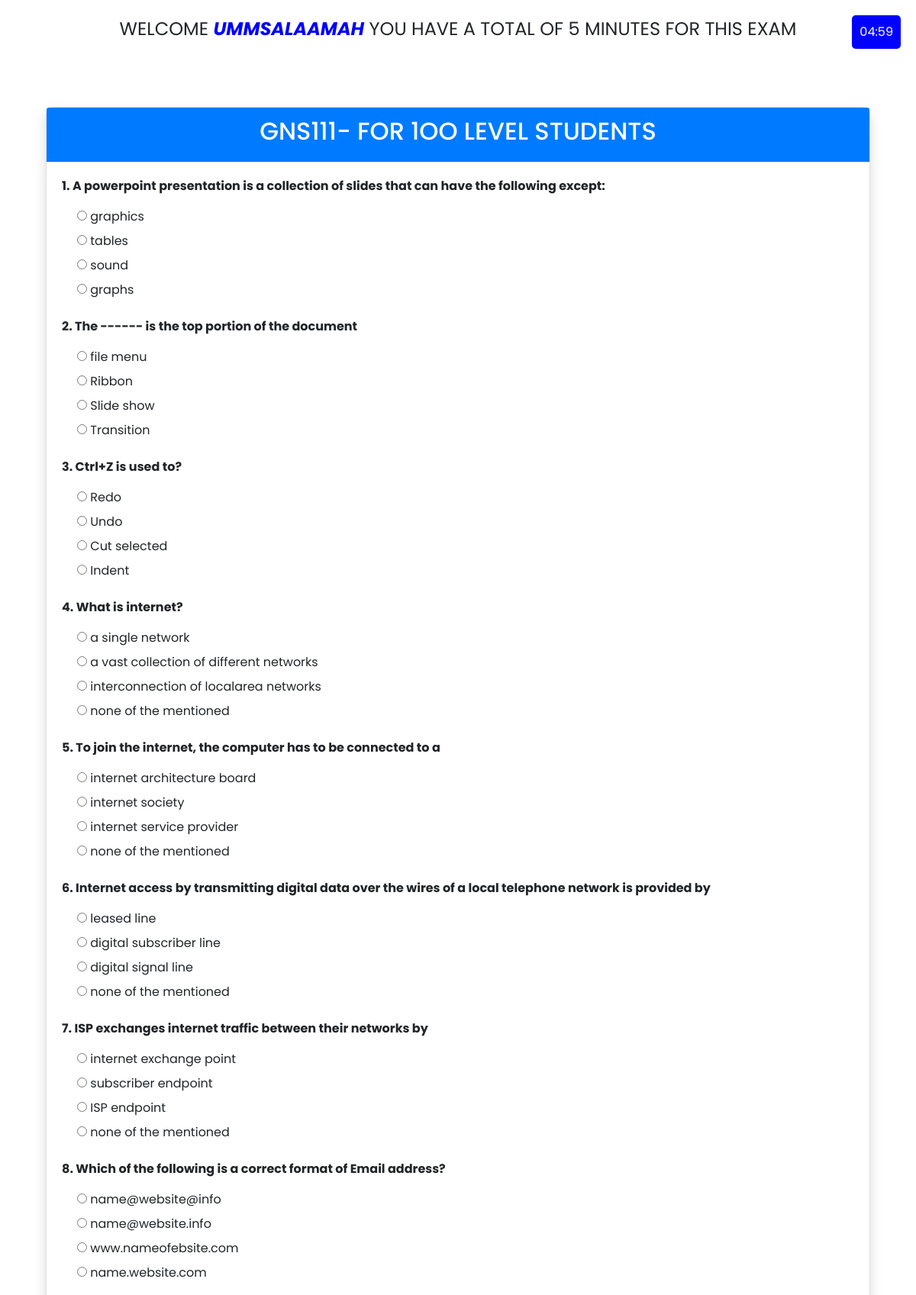
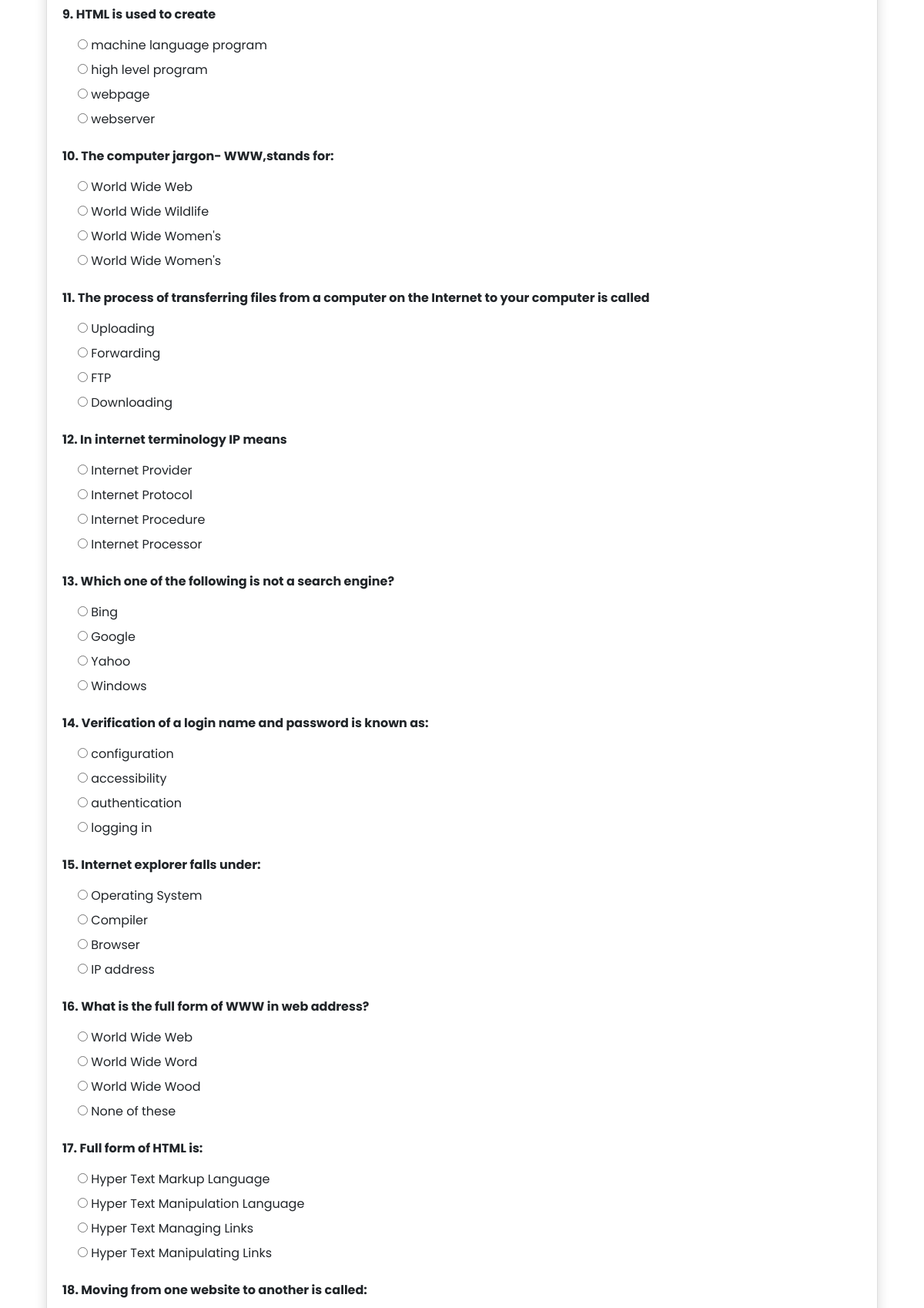
/exams/take_exam/1/ (signed in, upper part), run on the app's committed database (2 pictures, top to bottom).
### exams/models.py (models this page shows, shortened)
class Exam(models.Model):
    title = models.CharField(max_length=200)
    duration = models.IntegerField()  # duration in minutes

class Question(models.Model):
    exam = models.ForeignKey(Exam, on_delete=models.CASCADE)
    text = models.TextField()
    option1 = models.CharField(max_length=200)
    option2 = models.CharField(max_length=200)
    option3 = models.CharField(max_length=200)
    option4 = models.CharField(max_length=200)
    correct_option = models.CharField(max_length=200)

### exams/views.py (the view, shortened to what this page needs)
# urls.py: path('take_exam/<int:exam_id>/', views.take_exam, name='take_exam'),
def take_exam(request, exam_id):
    exam = get_object_or_404(Exam, id=exam_id)
    questions = exam.question_set.all()
    return render(request, 'exams/take_exam.html', {'exam': exam, 'questions': questions})

### exams/templates/exams/take_exam.html (shortened to what this page needs)
{% extends "base_generic.html" %}
{% block content %}
<div class="" style="padding: 20px; text-transform: uppercase; text-align: center;">
  <p style="font-size: 24px;">welcome <span class="" style="font-style: italic; color: blue; font-weight: bold;">
    {{user.username}}</span> you have a total of {{exam.duration}} minutes for this exam
  </p>
</div>
<div class="container mt-5">
  <div class="card shadow">
    <div class="card-header text-center bg-primary text-white">
      <h2>{{ exam.title }}</h2>
      <div id="timer" class="timer-display"></div>
    </div>
    <div class="card-body">
      <form id="examForm" method="post" onsubmit="return confirmSubmission()">
        {% for question in questions %}
          <div class="mb-4">
            <p><strong>{{ forloop.counter }}. {{ question.text }}</strong></p>
            <div class="options">
              <label class="d-block"><input type="radio" name="{{ question.id }}" value="{{ question.option1 }}"> {{ question.option1 }}</label>
              <label class="d-block"><input type="radio" name="{{ question.id }}" value="{{ question.option2 }}"> {{ question.option2 }}</label>
              <label class="d-block"><input type="radio" name="{{ question.id }}" value="{{ question.option3 }}"> {{ question.option3 }}</label>
              <label class="d-block"><input type="radio" name="{{ question.id }}" value="{{ question.option4 }}"> {{ question.option4 }}</label>
            </div>
          </div>
        {% endfor %}
      </form>
    </div>
  </div>
</div>
{% endblock %}

### exams/templates/exams/take_exam.html (style rules this page uses)
.timer-display { position: fixed; top: 20px; right: 20px; z-index: 999; text-align: center; background-color: blue; color: white; padding: 10px; border-radius: 5px; }
.options { padding-left: 20px; }
.card { border-radius: 10px; }
.card-header { border-radius: 10px 10px 0 0; }

### exams/templates/base_generic.html (style rules this page uses)
* { font-family: "Poppins", sans-serif; }

### data on the page
Exam: duration "5", title "GNS111- FOR 1OO LEVEL STUDENTS"
Question: text "A powerpoint presentation is a collection of slides that can have the following except:", option1 "graphics", option2 "tables", option3 "sound", option4 "graphs"
Question: text "The ------ is the top portion of the document", option1 "file menu", option2 "Ribbon", option3 "Slide show", option4 "Transition"
Question: text "Ctrl+Z is used to?", option1 "Redo", option2 "Undo", option3 "Cut selected", option4 "Indent"
Question: text "What is internet?", option1 "a single network", option2 "a vast collection of different networks", option3 "interconnection of localarea networks", option4 "none of the mentioned"
Question: text "To join the internet, the computer has to be connected to a", option1 "internet architecture board", option2 "internet society", option3 "internet service provider", option4 "none of the mentioned"
Question: text "Internet access by transmitting digital data over the wires of a local telephone network is provided by", option1 "leased line", option2 "digital subscriber line", option3 "digital signal line", option4 "none of the mentioned"
Question: text "ISP exchanges internet traffic between their networks by", option1 "internet exchange point", option2 "subscriber endpoint", option3 "ISP endpoint", option4 "none of the mentioned"
Question: text "Which of the following is a correct format of Email address?", option1 "name@website@info", option2 "name@website.info", option3 "www.nameofebsite.com", option4 "name.website.com"
Question: text "HTML is used to create", option1 "machine language program", option2 "high level program", option3 "webpage", option4 "webserver"
Question: text "The computer jargon- WWW,stands for:", option1 "World Wide Web", option2 "World Wide Wildlife", option3 "World Wide Women's", option4 "World Wide Women's"
Question: text "The process of transferring files from a computer on the Internet to your computer is called", option1 "Uploading", option2 "Forwarding", option3 "FTP", option4 "Downloading"
Question: text "In internet terminology IP means", option1 "Internet Provider", option2 "Internet Protocol", option3 "Internet Procedure", option4 "Internet Processor"
Question: text "Which one of the following is not a search engine?", option1 "Bing", option2 "Google", option3 "Yahoo", option4 "Windows"
Question: text "Verification of a login name and password is known as:", option1 "configuration", option2 "accessibility", option3 "authentication", option4 "logging in"
Question: text "Internet explorer falls under:", option1 "Operating System", option2 "Compiler", option3 "Browser", option4 "IP address"
Question: text "What is the full form of WWW in web address?", option1 "World Wide Web", option2 "World Wide Word", option3 "World Wide Wood", option4 "None of these"
Question: text "Full form of HTML is:", option1 "Hyper Text Markup Language", option2 "Hyper Text Manipulation Language", option3 "Hyper Text Managing Links", option4 "Hyper Text Manipulating Links"
Question: text "Moving from one website to another is called:"

### other printed values
{{ user.username }} "UMMSALAAMAH"
